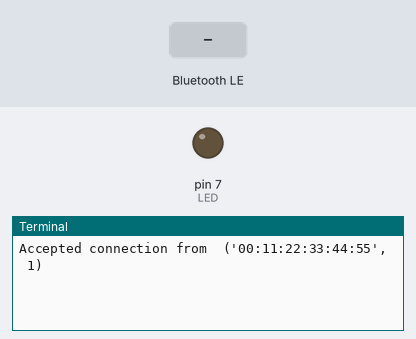
Simulated run of this program. Board: Raspberry Pi (header pin numbers). On the bench: output pins drawn as LEDs (lit = HIGH), the last lines printed to the terminal. The test bench sets the inputs (shaded band). A phone connects over Bluetooth after 1 s.

Above: at 2.2 s.
2.3 s: "0" written over Bluetooth
At 2.6 s:
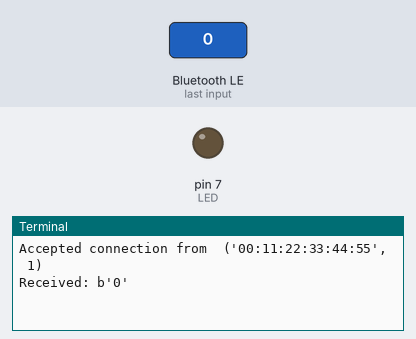
3.8 s: "q" written over Bluetooth
At 5.0 s:
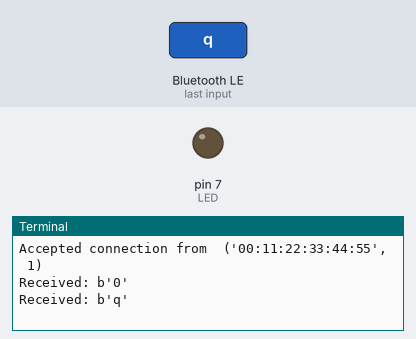
5.3 s: "on" written over Bluetooth
At 6.1 s:
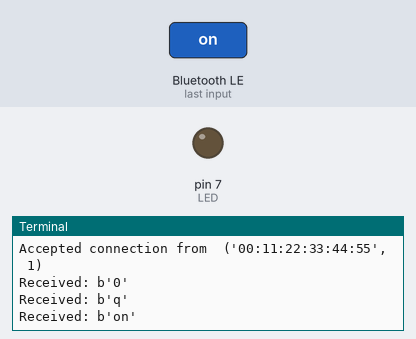

The program:

led_server_test_py2.py
```python
import bluetooth
import RPi.GPIO as GPIO        #calling for header file which helps in using GPIOs of PI
LED=7

GPIO.setmode(GPIO.BOARD)     #programming the GPIO by BCM pin numbers. (like PIN40 as GPIO21)
GPIO.setwarnings(False)
GPIO.setup(LED,GPIO.OUT)  #initialize GPIO21 (LED) as an output Pin

server_socket=bluetooth.BluetoothSocket( bluetooth.RFCOMM )

port = 1
server_socket.bind(("",port))
server_socket.listen(1)

client_socket,address = server_socket.accept()
print("Accepted connection from ",address)
while 1:

 data = client_socket.recv(1024)
 print("Received: %s" % data)
 if (data == "0"):    #if '0' is sent from the Android App, turn OFF the LED
  print ("GPIO 7 LOW, LED OFF")
  GPIO.output(LED,0)
 if (data == "1"):    #if '1' is sent from the Android App, turn OFF the LED
  print ("GPIO 7 HIGH, LED ON")
  GPIO.output(LED,1)
 if (data == "q"):
  print ("Quit")
  break

client_socket.close()
server_socket.close()
```

Measured:
- after the input at 2.3 s, the terminal: prints a new line at once (image 1)
- after the input at 3.8 s, the terminal: prints a new line at once (image 2)
- after the input at 5.3 s, the terminal: prints a new line at once (image 3)
